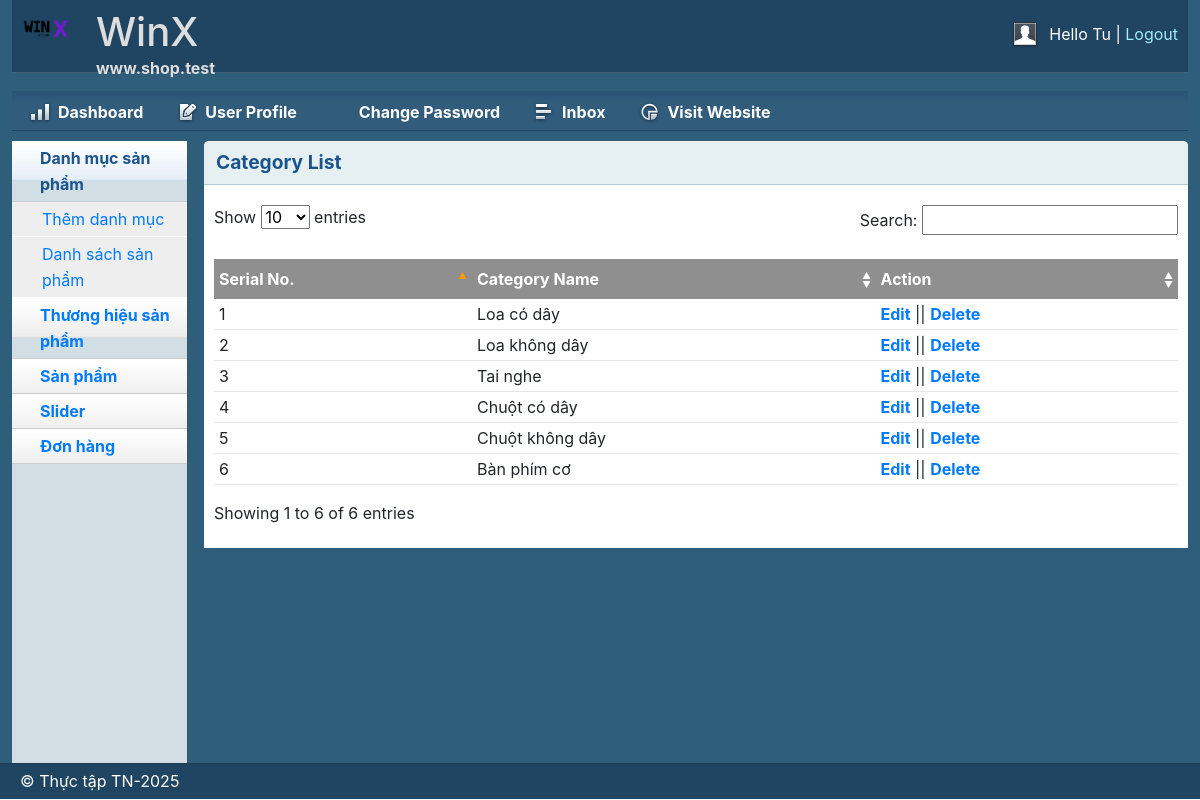
The app's page /admin/catlist.php (signed in) with its own data.
### tables this page shows
CREATE TABLE `tbl_category` (
  `catId` int UNSIGNED NOT NULL,
  `catName` varchar(255) NOT NULL
);

### lib/database.php (called while the page is built, shortened)
<?php
Class Database{
    public $host   = DB_HOST;
    public $user   = DB_USER;
    public $pass   = DB_PASS;
    public $dbname = DB_NAME;
    public $link;
    private function connectDB(){
        $this->link = new mysqli($this->host, $this->user, $this->pass,
            $this->dbname);
        mysqli_set_charset($this->link,"utf8");
    }
    public function select($query){
        $result = $this->link->query($query) or
        die($this->link->error.__LINE__);
        if($result->num_rows > 0){
            return $result;
        } else {
            return false;
        }
    }
}
?>

### classes/category.php (called while the page is built, shortened)
<?php
    $filepath = realpath(dirname(__FILE__));
    include_once($filepath.'/../lib/database.php');
?>
<?php
    class category {
        private $db;
        public function __construct() {
            $this->db = new Database();
        }
        public function show_category() {
            $query = "SELECT * FROM tbl_category ORDER BY catId DESC";
            $result = $this->db->select($query);
            return $result;
        }
    }
?>

### admin/catlist.php (the view, shortened to what this page needs)
<?php include 'inc/header.php';?>
<?php include 'inc/sidebar.php';?>
<?php include '../classes/category.php';?>
<?php
	$cat = new category();
?>
        <div class="grid_10">
            <div class="box round first grid">
                <h2>Category List</h2>
                <div class="block">
                    <table class="data display datatable" id="example">
					<thead>
						<tr>
							<th>Serial No.</th>
							<th>Category Name</th>
							<th>Action</th>
						</tr>
					</thead>
					<tbody>
					<?php
						$show_cate = $cat->show_category();
						if($show_cate) {
							$i = 0;
							while($result = $show_cate->fetch_assoc()) {
								$i++;
					?>
						<tr class="odd gradeX">
							<td><?php echo $i; ?></td>
							<td><?php echo $result['catName'] ?></td>
							<td><a href="catedit.php?catid=<?php echo $result['catId'] ?>">Edit</a> ||
								<a onclick = "return confirm('Are you want to delete')" href="?delid=<?php echo $result['catId'] ?>">Delete</a></td>
						</tr>
						<?php
							}
						}
						?>
					</tbody>
				</table>
               </div>
            </div>
        </div>
<?php include 'inc/footer.php';?>

### admin/css/layout.css (style rules this page uses)
body { background: #fff none repeat scroll 0 0; color: #444; font-size: 14px; padding: 0; }
a { color: #000; font-weight:bold; text-decoration: none; }
h1, h2, h3, h4, h5, h6 { line-height:1.2em; margin-bottom:.3em; }
h2 { margin-top:1em; }
.box { background:#fff; margin-bottom:20px; padding:10px 10px 10px 10px; margin-left:-8px; }
.box.grid { padding-bottom:40px; }
.box.round { -moz-border-radius: 5px 5px 0px 0px; -webkit-border-radius: 5px 5px 0px 0px; border-radius: 5px 5px 0px 0px; }
.box h2 { font-size:1.2em; font-weight:bold; color:#1B548D; background:#E6F0F3; margin:-10px -10px 0 -10px; padding:10px 12px; border-bottom:1px solid #B3CBD6; -moz-border-radius: 5px 5px 0px 0px; -webkit-border-radius: 5px 5px 0px 0px; border-radius: 5px 5px 0px 0px; }
.box.first { min-height: 406px; }
.block { padding-top:20px; }
.block { padding-bottom:1px; }
table.display { margin: 0 auto; clear: both; width: 100%; }
.sorting_asc { background: #8f8f8f url(../img/table/sort_asc.png) no-repeat center right; padding:8px 5px; text-align:left; color:#fff; }
.sorting { background:#8f8f8f url(../img/table/sort_both.png) no-repeat center right; padding:8px 5px; text-align:left; color:#fff; }
tr.odd { height: 30px; line-height: 30px; border-bottom:1px solid #e6e6e6; }
tr.even { height: 30px; line-height: 30px; border-bottom:1px solid #e6e6e6; }
tr.odd td, tr.even td { padding-left:5px; }

### records on screen
tbl_category: catName "Loa có dây"
tbl_category: catName "Loa không dây"
tbl_category: catName "Tai nghe"
tbl_category: catName "Chuột có dây"
tbl_category: catName "Chuột không dây"
tbl_category: catName "Bàn phím cơ"

### other values on screen
Session::get('adminName') "Tu"
